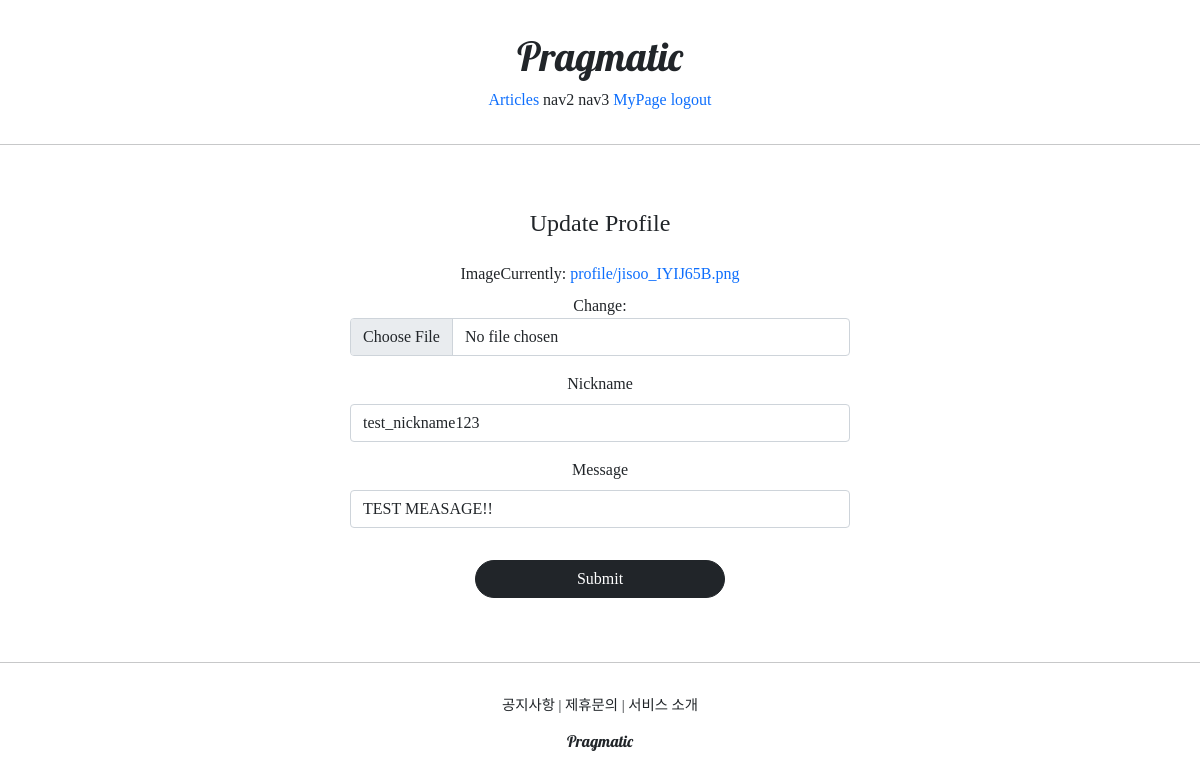
The page /profiles/update/1 (signed in) on the database as committed earlier.
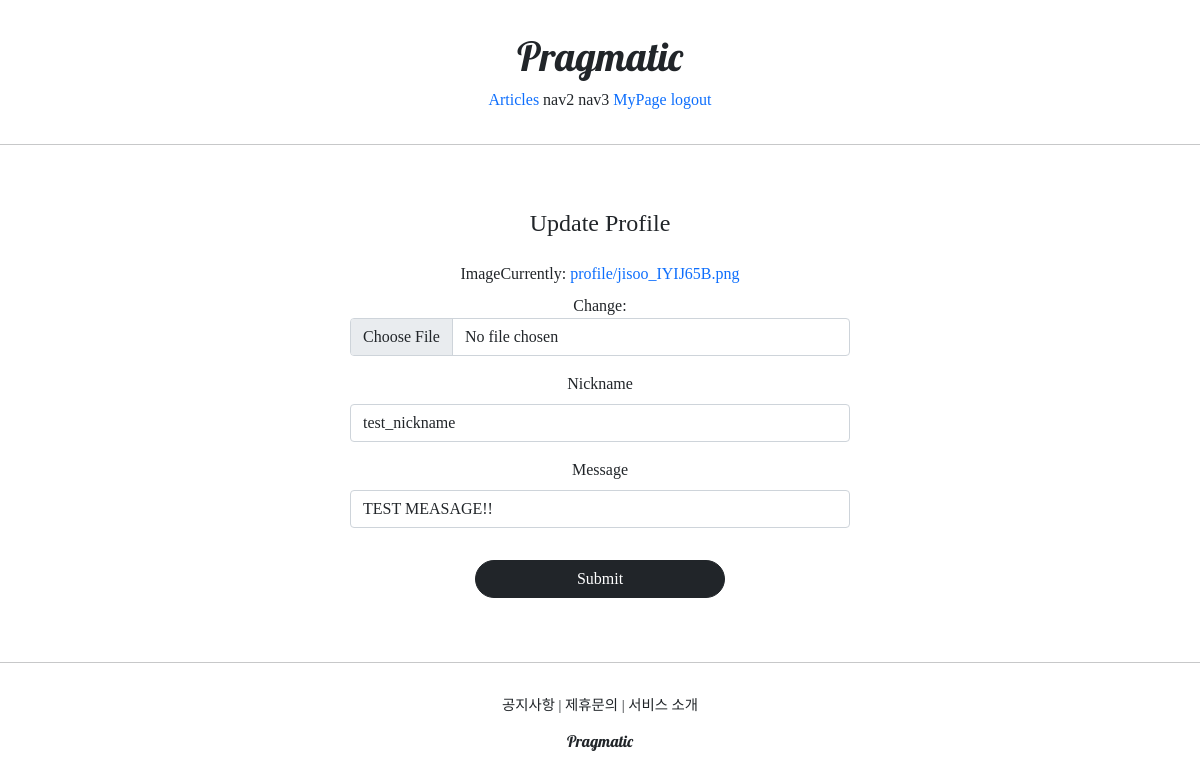
The same page on the database as committed later.
### profileapp/models.py (models this page shows)
class Profile(models.Model):
    user = models.OneToOneField(User, on_delete=models.CASCADE, related_name='profile')
    image = models.ImageField(upload_to='profile/', null=True)
    nickname = models.CharField(max_length=20, unique=True, null=True)
    message = models.CharField(max_length=100, null=True)

### profileapp/views.py (the view, shortened to what this page needs)
# urls.py: path('update/<int:pk>', ProfileUpdateView.as_view(), name='update'),
@method_decorator(profile_ownership_required, 'get')
@method_decorator(profile_ownership_required, 'post')
class ProfileUpdateView(UpdateView):
    model = Profile
    context_object_name = 'target_profile'
    form_class = ProfileCreationForm
    template_name = 'profileapp/update.html'

### profileapp/forms.py
class ProfileCreationForm(ModelForm):
    class Meta:
        model = Profile
        fields = ['image', 'nickname', 'message']

### profileapp/templates/profileapp/update.html (shortened to what this page needs)
{% extends 'base.html' %}
{% load bootstrap4 %}
{% block content %}
    <div style="text-align: center; max-width: 500px; margin: 4rem auto;">
        <div class="mb-4">
            <h4>Update Profile</h4>
        </div>
        <form action="{% url 'profileapp:update' pk=target_profile.pk %}" method="post" enctype="multipart/form-data">
            {% bootstrap_form form %}
            <input type="submit" class="btn btn-dark rounded-pill col-6 mt-3">
        </form>
    </div>
{% endblock %}

### templates/base.html
<!DOCTYPE html>
<html lang="ko">
{% include 'head.html' %}
<body style="font-family: 'NanumSquareR'">
    {% include 'header.html' %}
    <hr>
    {% block content %}
    {% endblock %}
    <hr>
    {% include 'footer.html' %}
</body>
</html>

### templates/head.html (shortened to what this page needs)
{% load static %}
<head>
    <link href="https://cdn.jsdelivr.net/npm/bootstrap@5.0.0-beta1/dist/css/bootstrap.min.css" rel="stylesheet">
    <link rel="stylesheet" type="text/css" href="{% static 'base.css' %}">
</head>

### templates/header.html
<div class="pragmatic_header">
    <div>
        <h1 class="pragmatic_logo">Pragmatic</h1>
    </div>
    <div>
        <a href="{% url 'articleapp:list' %}">
            <span>Articles</span>
        </a>
        <span>nav2</span>
        <span>nav3</span>
        {% if not user.is_authenticated %}
        <a href="{% url 'accountapp:login' %}?next={{ request.path }}">
            <span>login</span>
        </a>
        <a href="{% url 'accountapp:create' %}">
            <span>Signup</span>
        </a>
        {% else %}
        <a href="{% url 'accountapp:detail' pk=user.pk %}">
            <span>MyPage</span>
        </a>
        <a href="{% url 'accountapp:logout' %}?next={{ request.path }}">
            <span>logout</span>
        </a>
        {% endif %}
    </div>
</div>

### templates/footer.html
<div class="pragmatic_footer">
    <div class="pragmatic_footer_button">
        <span>공지사항</span> |
        <span>제휴문의</span> |
        <span>서비스 소개</span>
    </div>
    <div style="margin-top: 1rem;">
        <h6 class="pragmatic_logo">Pragmatic</h6>
    </div>
</div>

### static/base.css (style rules this page uses)
.pragmatic_logo { font-family: 'Lobster', cursive; }
.pragmatic_footer_button { font-size: .9rem; }
.pragmatic_footer { text-align: center; margin-top: 2rem; }
.pragmatic_header { text-align:center; margin: 2rem 0; }
a { text-decoration: none; }

Rows that differ between the two databases and show on the page:
changed Profile "TEST MEASAGE!!": nickname "test_nickname123" → "test_nickname"
